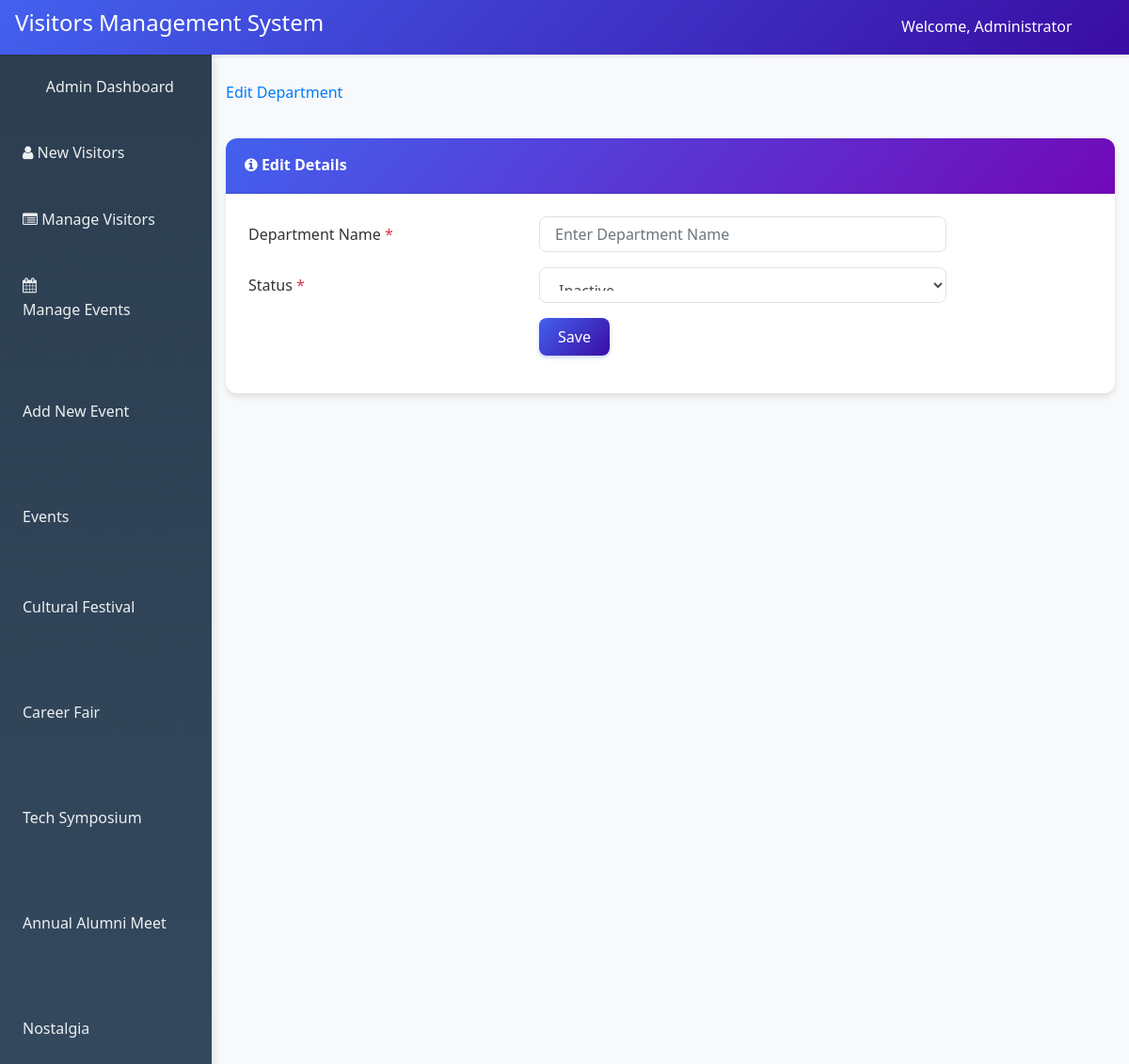
The app's page /_archive/Admin_dashbaord/edit-department.php (signed in) with its own data.
### tables this page shows
CREATE TABLE IF NOT EXISTS vms_events (
  event_id INT AUTO_INCREMENT PRIMARY KEY,
  event_name VARCHAR(150) NOT NULL,
  event_date DATE NULL,
  created_at TIMESTAMP DEFAULT CURRENT_TIMESTAMP
);

### _archive/Admin_dashbaord/include/side-bar.php (the view, shortened to what this page needs)
<ul class="sidebar navbar-nav">
  <li class="nav-item active">
    <a class="nav-link" href="admin_dashboard.php">
      <i class="fas fa-fw fa-tachometer-alt"></i>
      <span>Admin Dashboard</span>
    </a>
  </li>
  <li class="nav-item">
    <a class="nav-link" href="new-visitor.php" style="color: white;">
      <i class="fa fa-user"></i>
      <span>New Visitors</span>
    </a>
  </li>
  <li class="nav-item">
    <a class="nav-link" href="manage-visitors.php" style="color: white;">
      <i class="fa fa-list-alt"></i>
      <span>Manage Visitors</span>
    </a>
  </li>
  <?php
    $events_res = mysqli_query($conn, "SELECT event_id, event_name FROM vms_events ORDER BY event_date DESC");
    $has_events = ($events_res && mysqli_num_rows($events_res) > 0);
    $tree_class = '';
  ?>
  <li class="nav-item has-treeview <?php echo $tree_class; ?>">
    <a href="#" class="nav-link">
      <i class="nav-icon fa fa-calendar-alt"></i>
      <p>
        Manage Events
        <i class="right fas fa-angle-left"></i>
      </p>
    </a>
    <ul class="nav nav-treeview">
      <li class="nav-item">
        <a href="add-event.php" class="nav-link">
          <i class="far fa-circle nav-icon"></i>
          <p>Add New Event</p>
        </a>
      </li>
      <?php
      echo '<li class="nav-item"><a class="nav-link" style="cursor:default;"><i class="far fa-circle nav-icon"></i><p class="mb-0">Events</p></a></li>';
      if ($has_events) {
          while ($ev = mysqli_fetch_assoc($events_res)) {
              $id = (int)$ev['event_id'];
              $name = htmlspecialchars($ev['event_name']);
              echo "<li class='nav-item'>
                      <a class='nav-link' href='view_event.php?event_id={$id}'>
                        <i class='far fa-dot-circle nav-icon'></i>
                        <p>{$name}</p>
                      </a>
                    </li>";
          }
      }
      ?>
    </ul>
  </li>
</ul>

### assets/css/custom_style.css (style rules this page uses)
:root { --primary-color: #4361ee; --secondary-color: #3a0ca3; --accent-color: #7209b7; --success-color: #4cc9f0; --warning-color: #f72585; --light-bg: #f8f9fa; --dark-bg: #212529; --text-dark: #333333; --text-light: #6c757d; --border-color: #dee2e6; --card-shadow: 0 4px 6px rgba(0, 0, 0, 0.1); --hover-shadow: 0 8px 15px rgba(0, 0, 0, 0.15); }
body { font-family: 'Segoe UI', Tahoma, Geneva, Verdana, sans-serif; background-color: var(--light-bg); color: var(--text-dark); line-height: 1.6; }
.sidebar { background: linear-gradient(180deg, #2c3e50, #34495e); box-shadow: 2px 0 10px rgba(0, 0, 0, 0.1); }
.sidebar .nav-item { margin: 0.2rem 0; }
.sidebar .nav-link { color: #ecf0f1 !important; padding: 0.8rem 1rem; border-radius: 0.375rem; transition: all 0.3s ease; margin: 0.2rem 0.5rem; }

### records on screen
vms_events: event_name "Cultural Festival"
vms_events: event_name "Career Fair"
vms_events: event_name "Tech Symposium"
vms_events: event_name "Annual Alumni Meet"
vms_events: event_name "Nostalgia"

### other values on screen
$name "Administrator"
